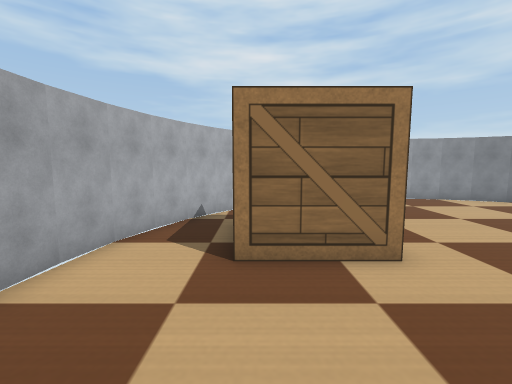
[1] (above)

12 first-person views from a walk through a robot-simulator world made for Webots. The camera is 0.17 m above the floor, tilts 6° down and sees 90° across. The floor is counted in squares, 0.1 m on a side. Each view is taken from the middle of a square. On the plan, view 1 faces up. The plan holds only what a view shows up to about 14 squares ahead; the rest is blank. The robots in the file are not drawn. Simple shapes and patterns stand in for the simulator's stock objects.

[2]
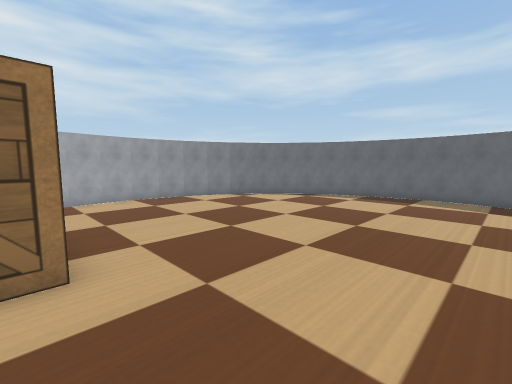

[3]
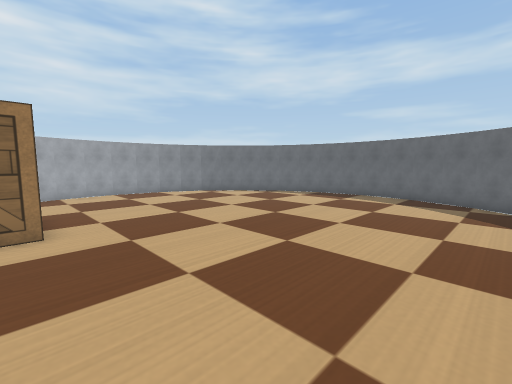

[4]
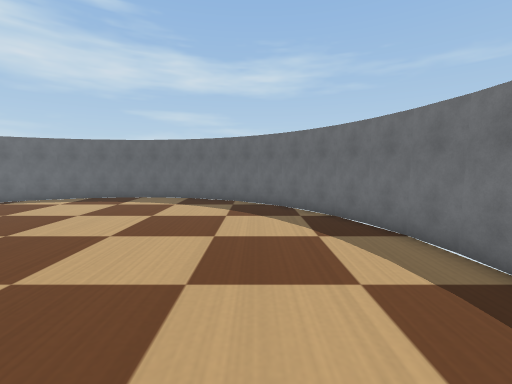

[5]
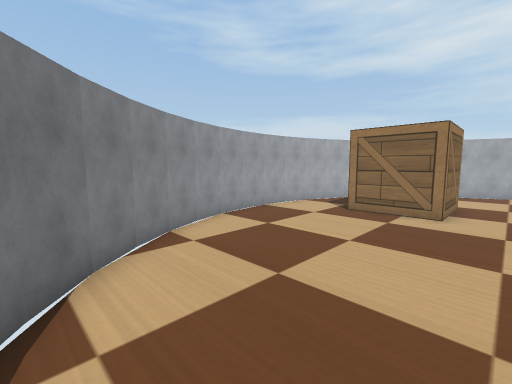

[6]
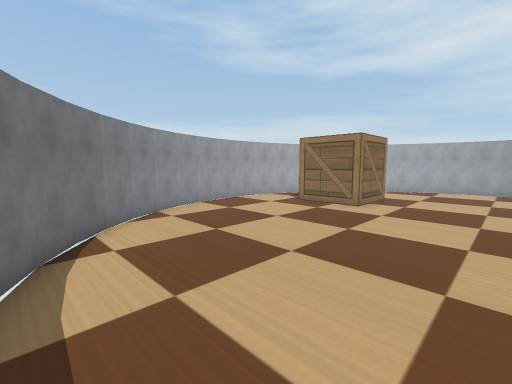

[7]
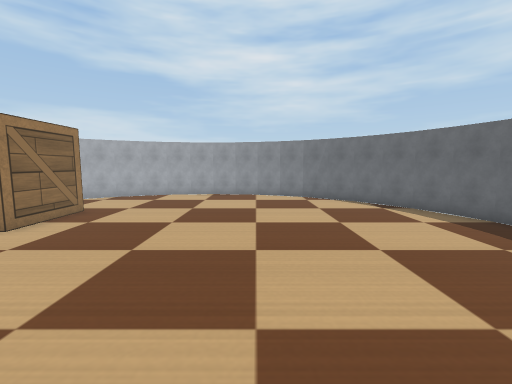

[8]
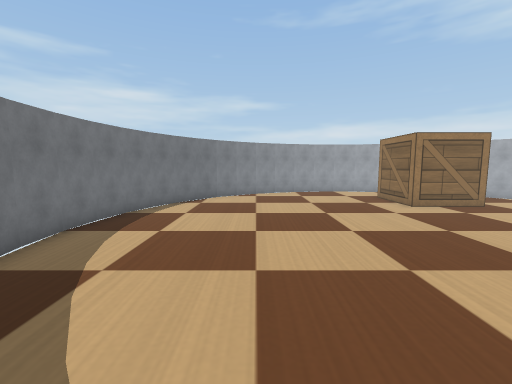

[9]
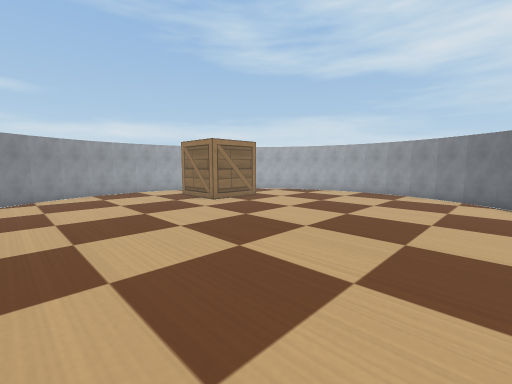

[10]
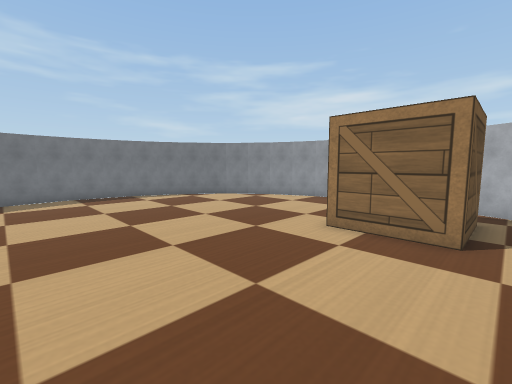

[11]
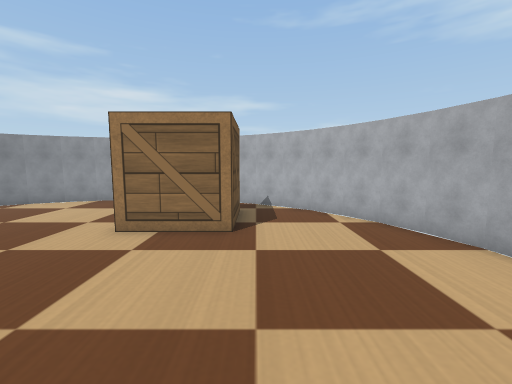

[12]
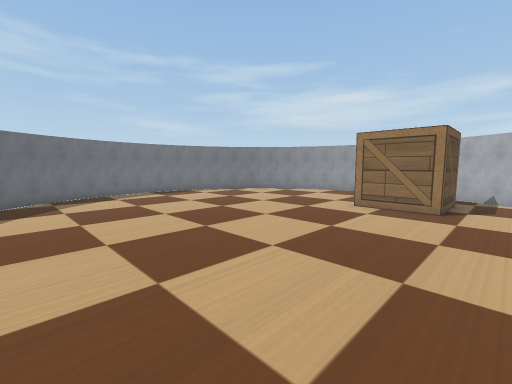

### Floor plan
Points are (right, up) in squares from view 1. A wall is a line through its corners. A room is listed if a view was taken in it or the views show most of it. See-through windows are left out.
Room 1 (views 1, 2, 3, 4, 5, 6, 7, 8, 9, 10, 11, 12)
walls: (-3.1, 5.7) (-3.4, 4.2); (-3.5, 3) (-3.4, 1.7) (-3.1, 0.4); (-3.4, 4.4) (-3.5, 2.9); (-2.1, 8) (-2.8, 6.8); (-3.2, 0.5) (-2.7, -0.9); (-2.7, 6.9) (-3.2, 5.5); (-2.8, -0.7) (-2.1, -2.1); (-2.2, -1.9) (-1.4, -3.1); (-1.5, -3) (-0.5, -4.1); (-0.6, -4) (0.4, -4.9) (1.6, -5.7); (-1.4, 9.2) (-2.2, 7.9); (-0.5, 10.2) (-1.5, 9); (0.5, 11) (-0.6, 10); (1.4, -5.6) (2.8, -6.3); (2.7, -6.2) (4, -6.7); (1.5, 11.7) (0.4, 10.9); (3.9, -6.6) (5.2, -6.9) (6.6, -7); (2.8, 12.3) (1.4, 11.6); (4, 12.7) (2.7, 12.2); (5.3, 12.9) (3.8, 12.6); (6.5, -7) (7.9, -6.9); (6.6, 13) (5.2, 12.9); (7.7, -6.9) (9.2, -6.6); (7.9, 12.9) (6.5, 13); (9.2, 12.6) (7.7, 12.9); (9.1, -6.7) (10.4, -6.2); (10.4, 12.2) (9.1, 12.7); (10.3, -6.3) (11.5, -5.7) (12.6, -4.9); (11.6, 11.6) (10.2, 12.3); (12.5, -5) (13.6, -4.1); (13.5, -4.1) (14.4, -3.1); (12.7, 10.9) (11.4, 11.7); (15.1, -2) (15.8, -0.8); (14.5, 9) (13.6, 10.1) (12.6, 11); (15.2, 7.9) (14.4, 9.1); (15.7, -0.9) (16.2, 0.4); (14.5, -3.1) (15.2, -1.9); (16.4, 1.6) (16.5, 3.1); (16.5, 3) (16.4, 4.3) (16.2, 5.6); (16.2, 5.5) (15.7, 6.9); (15.8, 6.8) (15.2, 8); (16.2, 0.3) (16.4, 1.7)
objects: wooden box (0, 5) to (2, 7)

Positions as (right, up) in squares from view 1, and headings:
1: (0, 0), facing up
2: (2, 0), facing up-right
3: (2, -3), facing up-right
4: (3, -3), facing right
5: (4, -5), facing up-left
6: (7, -6), facing up-left
7: (9, -2), facing up
8: (13, -2), facing left
9: (13, -3), facing up-left
10: (9, 8), facing down-left
11: (9, 8), facing left
12: (13, 9), facing down-left
